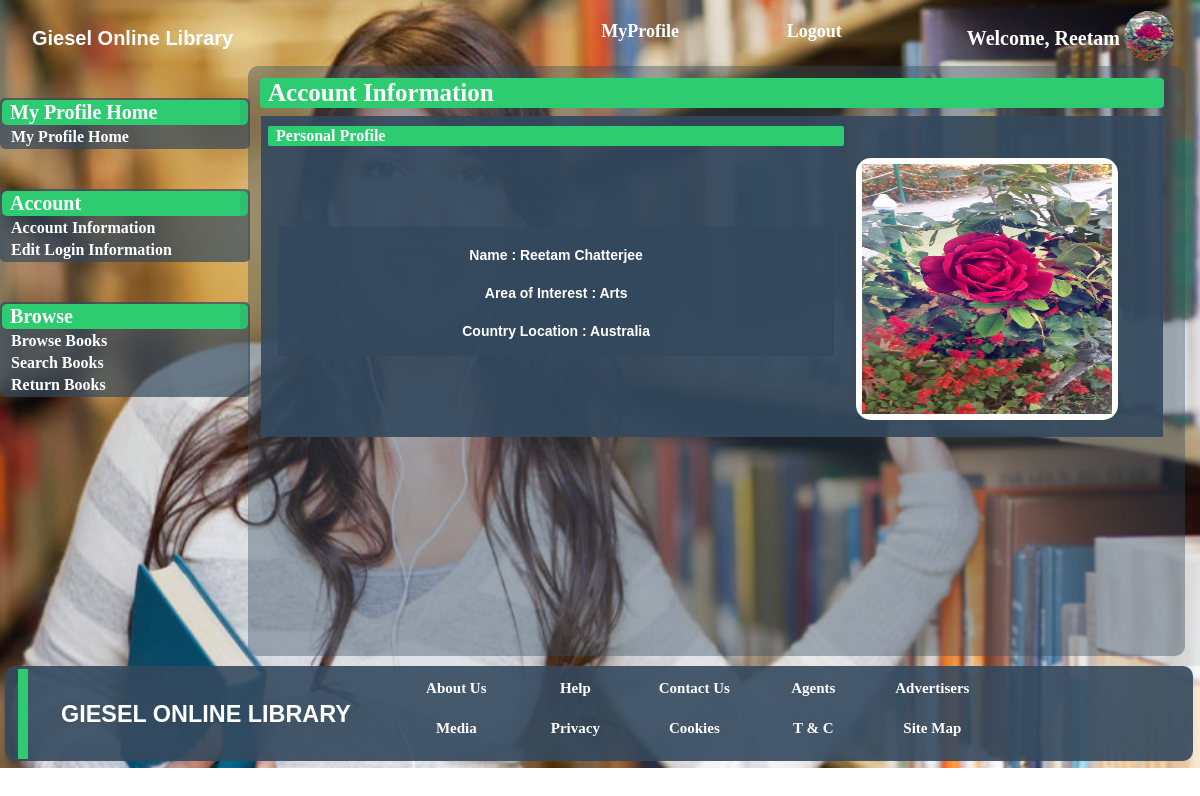
The page /include/useraccInfo.php (signed in) on the database its author committed.
### tables this page shows
CREATE TABLE `users_tab` (
  `users_id` int(11) NOT NULL,
  `users_fname` varchar(255) NOT NULL,
  `users_lname` varchar(255) NOT NULL,
  `users_con` int(10) NOT NULL,
  `users_email` varchar(255) NOT NULL,
  `users_pwd` varchar(255) NOT NULL,
  `users_jd` varchar(255) NOT NULL,
  `cl` varchar(255) NOT NULL,
  `ai` varchar(255) NOT NULL,
  `sec_ques` varchar(255) NOT NULL,
  `users_dp` varchar(255) NOT NULL
);

### include/useraccInfo.php (the view, shortened to what this page needs)
<!DOCTYPE html>
<html>
<head>
	<link rel="stylesheet" type="text/css" href="profile.css">
</head>
<body>
	<div id="wrapper">
		<div id="header">
			<table>
				<tr>
					<td align="center" class="name">
						Giesel Online Library
					</td>
					<td align="right">
						<ul>
							<li><a href="userProfile.php">MyProfile</a></li>
							<li><a href="destroy.php">Logout</a></li>
						</ul>
					</td>
					<td align="right">
						<p style="color: white; font-size: 20px; font-weight: bold;">Welcome, <?php echo $_SESSION['name'] ?></p>
						</td>
						<td>
						<?php
							$email = $_SESSION['email'];
							$sql = "SELECT users_dp FROM users_tab WHERE users_email = '$email' ";
							$res = mysql_query($sql);
							$row = mysql_fetch_array($res);
							$img = $row['users_dp'];
							echo "<img src='".$img."'height='50' width='50' style= 'border-radius: 50%'/>";
						?>
					</td>
				</tr>
			</table>
		</div>
		<div id="leftPanel">
			<table align="center">
				<th>My Profile Home</th>
				<tr>
					<td>
						<a href="userProfile.php">My Profile Home</a>
					</td>
				</tr>
			</table>
			<table align="center">
				<th>Account</th>
				<tr>
					<td>
						<a href="useraccInfo.php">Account Information</a>
					</td>
				</tr>
				<tr>
					<td>
						<a href="usereditInfo.php">Edit Login Information</a>
					</td>
				</tr>
			</table>
			<table align="center">
				<th>Browse</th>
				<tr>
					<td>
						<a href="browse.php">Browse Books</a>
					</td>
				</tr>
				<tr>
					<td>
						<a href="search.php">Search Books</a>
					</td>
				</tr>
				<tr>
					<td>
						<a href="retBooks.php">Return Books</a>
					</td>
				</tr>
			</table>
		</div>
		<div id="rightPanel">
			<div id="content">
				<div id="info">
					<table align="center">
						<th>Account Information</th>
						<tr>
							<td>
								<div id="panel">
									<table>
										<th>Personal Profile</th>
										<tr>
											<td>
												<table align="left">
													<tr>
														<td align="left">
															Name : <?php
																	$email = $_SESSION['email'];
																	$sql = "SELECT users_fname, users_lname from users_tab WHERE users_email = '$email' ";
																	$result = mysql_query($sql);
																	$rws = mysql_fetch_array($result);
																	echo $rws[0]." ".$rws[1];
																?>
														</td>
													</tr>
													<tr>
														<td align="left">
															Area of Interest : <?php
																				$email = $_SESSION['email'];
																				$sql = "SELECT ai from users_tab WHERE users_email = '$email' ";
																				$result = mysql_query($sql);
																				$rws = mysql_fetch_array($result);
																				echo $rws[0];
																			?>
														</td>
													</tr>
													<tr>
														<td align="left">
															Country Location : <?php
																				$email = $_SESSION['email'];
																				$sql = "SELECT cl from users_tab WHERE users_email = '$email' ";
																				$result = mysql_query($sql);
																				$rws = mysql_fetch_array($result);
																				echo $rws[0];
																			?>
														</td>
													</tr>
												</table>
											</td>
											<td align="right" rowspan="3">
												<div id="profpic">
													<?php
														$email = $_SESSION['email'];
														$sql = "SELECT users_dp FROM users_tab WHERE users_email = '$email' ";
														$res = mysql_query($sql);
														$row = mysql_fetch_array($res);
														$img = $row['users_dp'];
														echo "<img src='".$img."'height='250' width='250' />";
													?>
												</div>
											</td>
										</tr>
									</table>
								</div>
							</td>
						</tr>
					</table>
				</div>
			</div>
		</div>
		<div id="footer">
			<div id="footcon">
				<table>
					<tr>
						<td>
							<div id="block"> </div>
						</td>
						<td align="center" class="name">
							<h3>GIESEL ONLINE LIBRARY</h3>
						</td>
						<td align="right">
						<ul>
							<li><a>About Us</a></li>
							<li><a>Help</a></li>
							<li><a>Contact Us</a></li>
							<li><a>Agents</a></li>
							<li><a>Advertisers</a></li>
							<li><a>Media</a></li>
							<li><a>Privacy</a></li>
							<li><a>Cookies</a></li>
							<li><a>T & C</a></li>
							<li><a>Site Map</a></li>
						</ul>
					</td>
					</tr>
				</table>
			</div>
		</div>
	</div>
</body>
</html>

### include/profile.css (style rules this page uses)
body { margin: 0 auto; padding: 0 auto; }
#wrapper { width: 100%; height: 768px; background-image: url('../img/menubg.jpg'); background-repeat: no-repeat; background-size: 100% 100%; float: left; }
#header { position: absolute; height: 58px; width: 100%; background-color: rgba(52, 73, 94, 0.1); }
#header table { width: 100%; height: 50px; border: none; }
.name { color: #fff; font-size: 20px; text-align: left; font-family: Arial; padding-left: 30px; font-weight: bold; }
#header ul { list-style: none; display: block; }
#header table ul li { display: inline-block; margin-left: 15px; margin-right: 5px; padding: 15px; padding-top: 2px; border: none; width: 120px; font-weight: bold; text-align: center; position: relative; cursor: pointer; z-index: 999; }
#header ul li a { color: white; text-decoration: none; font-size: 18px; }
#header ul li::before { position: absolute; content: ""; width: 100%; height: 0; margin-bottom: 6px; background-color: rgba(39, 174, 96, 1); left: 0; bottom: 0; transition: all 0.3s; z-index: -1; }
#leftPanel { margin-top: 58px; width: 20%; height: 608px; border: none; float: left; background-color: rgba(52, 73, 94, 0.1); }
#leftPanel table { border-radius: 5px; width: 250px; margin-top: 40px; background-color: rgba(52, 73, 94, 0.7); }
#leftPanel table th { padding-left: 8px; color: #fff; border-radius: 5px; font-size: 20px; text-align: left; background-color: #2ECC71; }
#leftPanel table a { padding-left: 8px; text-decoration: none; color: #fff; font-weight: bold; }
#rightPanel { margin-top: 58px; width: 80%; height: 608px; border: none; background-color: rgba(52, 73, 94, 0.1); float: left; }
#content { border: none; margin: 8px; height: 590px; margin-right: 15px; border-radius: 10px; background-color: rgba(52, 73, 94, 0.4); }
#info table { margin-top: 5px; margin-left: 5px; border: none; width: 98%; padding: 5px; padding-top: 10px; }
#info table th { border-radius: 4px; padding-left: 8px; width: 100%; color: #fff; font-size: 25px; text-align: left; background-color: #2ECC71; }
#profpic { border: 6px solid #fff; border-radius: 15px; width: 250px; height: 250px; margin-right: 28px; }
#profpic img { width: 100%; height: 100%; }
#footer { width: 100%; height: 100px; float: left; }
#footcon { color: white; margin-left: 5px; width: 99%; height: 95px; padding: 0px auto; border: none; border-radius: 10px; background-color: rgba(52, 73, 94, 0.9); }
#block { margin-top: 0px; padding: 0px auto; margin-left: 10px; height: 90px; width: 10px; border: none; background-color: #2ECC71; float: left; }
#footcon ul { list-style: none; display: block; margin: 0px auto; padding: 0px auto; border: none; width: 600px; }
#footcon ul li { display: inline-block; margin: 5px; margin-right: 15px; padding: 10px; padding-top: 0px; border: none; width: 75px; height: 20px; font-weight: bold; text-align: center; cursor: pointer; }
#footcon ul li a { color: white; text-decoration: none; font-size: 15px; }
#panel { border-radius: 4px; }
#panel table { margin-top: 5px; margin-left: 0px; width: 100%; padding-top: 8px; background-color: rgba(52, 73, 94, 0.9); }
#panel table th { margin-left: 0px; border-radius: 2px; width: 100%; color: #fff; font-size: 16px; text-align: left; background-color: #2ECC71; }
#panel table td { color: white; font-family: Arial; font-size: 14px; font-weight: bold; padding: 10px; text-align: center; }

### rows shown on the page
users_tab: users_dp (picture), users_fname "Reetam", users_lname "Chatterjee", ai "Arts", cl "Australia"

### other values the page prints
$_SESSION['name'] "Reetam"
